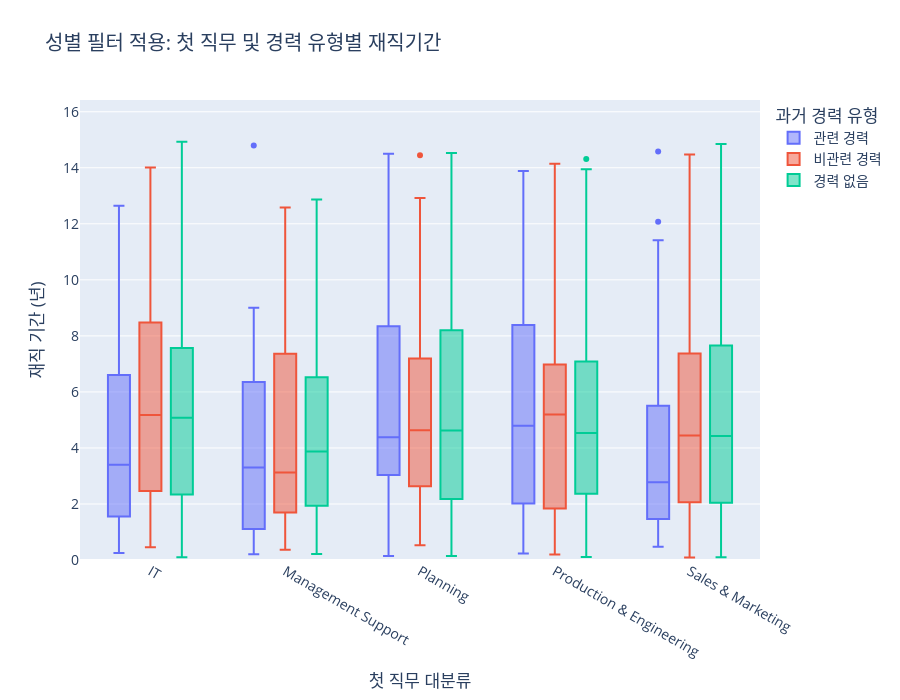

Here is the notebook cell this chart was saved with:
### Code cell
# 2. 필요한 모듈 임포트
import pandas as pd
import plotly.graph_objects as go
import plotly.io as pio
from IPython.display import display

from services.data_preparer import prepare_proposal_07_data
from services.proposal_views.proposal_07_view import create_figure_and_df

# --- 테스트 실행 ---

# 1. app.py의 역할 (1): 데이터 준비 함수를 호출하여 필요한 데이터를 미리 로드합니다.
print("Step 1: `data_preparer`를 통해 분석용 데이터와 순서 정보를 준비합니다...")

filtering = '남성' # prepare_proposal_07_data() 함수에 삽입
# 글로벌 필터는 모두 기본값('전체')으로 호출
data_bundle = prepare_proposal_07_data()
analysis_df = data_bundle.get("analysis_df", pd.DataFrame())
order_map = data_bundle.get("order_map", {})
print(" -> 데이터 준비 완료!")


# 2. app.py의 역할 (2): 사용자가 Streamlit 위젯을 통해 필터를 선택했다고 가정합니다.
# 이 분석은 X축(첫 직무)과 그룹(경력 유형)이 고정되어 있고,
# 글로벌 필터는 data_preparer 단계에서 이미 적용되었습니다.
# proposal_01, 03과 달리 view 단계에서는 추가적인 드릴다운 선택이 없습니다.
# 하지만, view가 dimension_ui_name을 필요로 하므로 시뮬레이션 해줍니다.

# ----- 테스트하고 싶은 값으로 변경 -----
# 이 그래프는 '부서별' 또는 '직위직급별'로 필터링된 결과를 요약 테이블에 표시합니다.
# 그래프 자체는 동일하게 보이지만, 테이블의 컬럼이 바뀝니다.
selected_dimension_ui = '성별' # '부서별', '직위직급별'
# -----------------------------------

print(f"Step 2: 사용자가 '{selected_dimension_ui}' 기준으로 요약 테이블 보기를 선택했습니다.")


# 3. app.py의 역할 (3): view 함수에 준비된 모든 데이터와 필터 값을 전달하여 결과물 생성
print("Step 3: `view` 모듈을 호출하여 그래프와 요약 테이블을 생성합니다...")
if not analysis_df.empty:
    # 이 뷰는 드릴다운 기능이 없으므로 drilldown_selection은 '전체'로 고정합니다.
    # dimension_config는 이 뷰에서 직접 사용하지 않으므로 빈 딕셔너리를 전달해도 무방합니다.
    fig, aggregate_df = create_figure_and_df(
        analysis_df=analysis_df, 
        dimension_ui_name=selected_dimension_ui, 
        #drilldown_selection='전체',
        #dimension_config={}, # 이 view에서는 사용하지 않음
        order_map=order_map 
    )
    print(" -> 생성 완료!")
else:
    print(" -> 분석할 데이터가 없어 빈 결과물을 생성합니다.")
    fig, aggregate_df = go.Figure(), pd.DataFrame()


# --- 결과 확인 ---

# 4. ipynb에서 생성된 그래프를 확인합니다.
print("\n--- [결과 1] 생성된 Plotly 그래프 ---")
# pio.renderers.default = 'vscode' 
fig.show()

# 5. ipynb에서 생성된 요약 테이블(aggregate_df)을 확인합니다.
print(f"\n--- [결과 2] '{selected_dimension_ui}' 기준 생성된 요약 테이블 ---")
display(aggregate_df)

### Figure 1 — Plotly figure (JSON) as saved in the notebook; plotly's stock layout.template omitted (floating-point values rounded to 4 significant figures; data arrays with more than 128 entries replaced by an {"elided": "..."} marker saying what was removed)
{"data": [{"boxpoints": "outliers", "marker": {"color": "#636EFA"}, "name": "관련 경력", "type": "box", "x": {"elided": "187 str values"}, "y": {"elided": "187 float values"}}, {"boxpoints": "outliers", "marker": {"color": "#EF553B"}, "name": "비관련 경력", "type": "box", "x": {"elided": "312 str values"}, "y": {"elided": "312 float values"}}, {"boxpoints": "outliers", "marker": {"color": "#00CC96"}, "name": "경력 없음", "type": "box", "x": {"elided": "501 str values"}, "y": {"elided": "501 float values"}}], "layout": {"boxmode": "group", "font": {"size": 14}, "height": 700, "legend": {"title": {"text": "과거 경력 유형"}}, "title": {"text": "성별 필터 적용: 첫 직무 및 경력 유형별 재직기간"}, "xaxis": {"categoryarray": ["IT", "Management Support", "Planning", "Production & Engineering", "Sales & Marketing"], "categoryorder": "array", "title": {"text": "첫 직무 대분류"}}, "yaxis": {"range": [0, 16.42], "title": {"text": "재직 기간 (년)"}}}}
